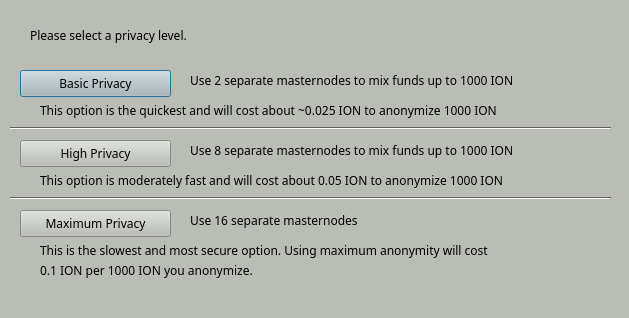
<?xml version="1.0" encoding="UTF-8"?>
<ui version="4.0">
 <class>StashedsendConfig</class>
 <widget class="QDialog" name="StashedsendConfig">
  <property name="geometry">
   <rect>
    <x>0</x>
    <y>0</y>
    <width>629</width>
    <height>318</height>
   </rect>
  </property>
  <property name="palette">
   <palette>
    <active>
     <colorrole role="WindowText">
      <brush brushstyle="SolidPattern">
       <color alpha="255">
        <red>0</red>
        <green>0</green>
        <blue>0</blue>
       </color>
      </brush>
     </colorrole>
     <colorrole role="Button">
      <brush brushstyle="SolidPattern">
       <color alpha="255">
        <red>186</red>
        <green>189</green>
        <blue>182</blue>
       </color>
      </brush>
     </colorrole>
     <colorrole role="Light">
      <brush brushstyle="SolidPattern">
       <color alpha="255">
        <red>255</red>
        <green>255</green>
        <blue>255</blue>
       </color>
      </brush>
     </colorrole>
     <colorrole role="Midlight">
      <brush brushstyle="SolidPattern">
       <color alpha="255">
        <red>220</red>
        <green>222</green>
        <blue>218</blue>
       </color>
      </brush>
     </colorrole>
     <colorrole role="Dark">
      <brush brushstyle="SolidPattern">
       <color alpha="255">
        <red>93</red>
        <green>94</green>
        <blue>91</blue>
       </color>
      </brush>
     </colorrole>
     <colorrole role="Mid">
      <brush brushstyle="SolidPattern">
       <color alpha="255">
        <red>124</red>
        <green>126</green>
        <blue>121</blue>
       </color>
      </brush>
     </colorrole>
     <colorrole role="Text">
      <brush brushstyle="SolidPattern">
       <color alpha="255">
        <red>0</red>
        <green>0</green>
        <blue>0</blue>
       </color>
      </brush>
     </colorrole>
     <colorrole role="BrightText">
      <brush brushstyle="SolidPattern">
       <color alpha="255">
        <red>255</red>
        <green>255</green>
        <blue>255</blue>
       </color>
      </brush>
     </colorrole>
     <colorrole role="ButtonText">
      <brush brushstyle="SolidPattern">
       <color alpha="255">
        <red>0</red>
        <green>0</green>
        <blue>0</blue>
       </color>
      </brush>
     </colorrole>
     <colorrole role="Base">
      <brush brushstyle="SolidPattern">
       <color alpha="255">
        <red>255</red>
        <green>255</green>
        <blue>255</blue>
       </color>
      </brush>
     </colorrole>
     <colorrole role="Window">
      <brush brushstyle="SolidPattern">
       <color alpha="255">
        <red>186</red>
        <green>189</green>
        <blue>182</blue>
       </color>
      </brush>
     </colorrole>
     <colorrole role="Shadow">
      <brush brushstyle="SolidPattern">
       <color alpha="255">
        <red>0</red>
        <green>0</green>
        <blue>0</blue>
       </color>
      </brush>
     </colorrole>
     <colorrole role="AlternateBase">
      <brush brushstyle="SolidPattern">
       <color alpha="255">
        <red>220</red>
        <green>222</green>
        <blue>218</blue>
       </color>
      </brush>
     </colorrole>
     <colorrole role="ToolTipBase">
      <brush brushstyle="SolidPattern">
       <color alpha="255">
        <red>255</red>
        <green>255</green>
        <blue>220</blue>
       </color>
      </brush>
     </colorrole>
     <colorrole role="ToolTipText">
      <brush brushstyle="SolidPattern">
       <color alpha="255">
        <red>0</red>
        <green>0</green>
        <blue>0</blue>
       </color>
      </brush>
     </colorrole>
    </active>
    <inactive>
     <colorrole role="WindowText">
      <brush brushstyle="SolidPattern">
       <color alpha="255">
        <red>0</red>
        <green>0</green>
        <blue>0</blue>
       </color>
      </brush>
     </colorrole>
     <colorrole role="Button">
      <brush brushstyle="SolidPattern">
       <color alpha="255">
        <red>186</red>
        <green>189</green>
        <blue>182</blue>
       </color>
      </brush>
     </colorrole>
     <colorrole role="Light">
      <brush brushstyle="SolidPattern">
       <color alpha="255">
        <red>255</red>
        <green>255</green>
        <blue>255</blue>
       </color>
      </brush>
     </colorrole>
     <colorrole role="Midlight">
      <brush brushstyle="SolidPattern">
       <color alpha="255">
        <red>220</red>
        <green>222</green>
        <blue>218</blue>
       </color>
      </brush>
     </colorrole>
     <colorrole role="Dark">
      <brush brushstyle="SolidPattern">
       <color alpha="255">
        <red>93</red>
        <green>94</green>
        <blue>91</blue>
       </color>
      </brush>
     </colorrole>
     <colorrole role="Mid">
      <brush brushstyle="SolidPattern">
       <color alpha="255">
        <red>124</red>
        <green>126</green>
        <blue>121</blue>
       </color>
      </brush>
     </colorrole>
     <colorrole role="Text">
      <brush brushstyle="SolidPattern">
       <color alpha="255">
        <red>0</red>
        <green>0</green>
        <blue>0</blue>
       </color>
      </brush>
     </colorrole>
     <colorrole role="BrightText">
      <brush brushstyle="SolidPattern">
       <color alpha="255">
        <red>255</red>
        <green>255</green>
        <blue>255</blue>
       </color>
      </brush>
     </colorrole>
     <colorrole role="ButtonText">
      <brush brushstyle="SolidPattern">
       <color alpha="255">
        <red>0</red>
        <green>0</green>
        <blue>0</blue>
       </color>
      </brush>
     </colorrole>
     <colorrole role="Base">
      <brush brushstyle="SolidPattern">
       <color alpha="255">
        <red>255</red>
        <green>255</green>
        <blue>255</blue>
       </color>
      </brush>
     </colorrole>
     <colorrole role="Window">
      <brush brushstyle="SolidPattern">
       <color alpha="255">
        <red>186</red>
        <green>189</green>
        <blue>182</blue>
       </color>
      </brush>
     </colorrole>
     <colorrole role="Shadow">
      <brush brushstyle="SolidPattern">
       <color alpha="255">
        <red>0</red>
        <green>0</green>
        <blue>0</blue>
       </color>
      </brush>
     </colorrole>
     <colorrole role="AlternateBase">
      <brush brushstyle="SolidPattern">
       <color alpha="255">
        <red>220</red>
        <green>222</green>
        <blue>218</blue>
       </color>
      </brush>
     </colorrole>
     <colorrole role="ToolTipBase">
      <brush brushstyle="SolidPattern">
       <color alpha="255">
        <red>255</red>
        <green>255</green>
        <blue>220</blue>
       </color>
      </brush>
     </colorrole>
     <colorrole role="ToolTipText">
      <brush brushstyle="SolidPattern">
       <color alpha="255">
        <red>0</red>
        <green>0</green>
        <blue>0</blue>
       </color>
      </brush>
     </colorrole>
    </inactive>
    <disabled>
     <colorrole role="WindowText">
      <brush brushstyle="SolidPattern">
       <color alpha="255">
        <red>93</red>
        <green>94</green>
        <blue>91</blue>
       </color>
      </brush>
     </colorrole>
     <colorrole role="Button">
      <brush brushstyle="SolidPattern">
       <color alpha="255">
        <red>186</red>
        <green>189</green>
        <blue>182</blue>
       </color>
      </brush>
     </colorrole>
     <colorrole role="Light">
      <brush brushstyle="SolidPattern">
       <color alpha="255">
        <red>255</red>
        <green>255</green>
        <blue>255</blue>
       </color>
      </brush>
     </colorrole>
     <colorrole role="Midlight">
      <brush brushstyle="SolidPattern">
       <color alpha="255">
        <red>220</red>
        <green>222</green>
        <blue>218</blue>
       </color>
      </brush>
     </colorrole>
     <colorrole role="Dark">
      <brush brushstyle="SolidPattern">
       <color alpha="255">
        <red>93</red>
        <green>94</green>
        <blue>91</blue>
       </color>
      </brush>
     </colorrole>
     <colorrole role="Mid">
      <brush brushstyle="SolidPattern">
       <color alpha="255">
        <red>124</red>
        <green>126</green>
        <blue>121</blue>
       </color>
      </brush>
     </colorrole>
     <colorrole role="Text">
      <brush brushstyle="SolidPattern">
       <color alpha="255">
        <red>93</red>
        <green>94</green>
        <blue>91</blue>
       </color>
      </brush>
     </colorrole>
     <colorrole role="BrightText">
      <brush brushstyle="SolidPattern">
       <color alpha="255">
        <red>255</red>
        <green>255</green>
        <blue>255</blue>
       </color>
      </brush>
     </colorrole>
     <colorrole role="ButtonText">
      <brush brushstyle="SolidPattern">
       <color alpha="255">
        <red>93</red>
        <green>94</green>
        <blue>91</blue>
       </color>
      </brush>
     </colorrole>
     <colorrole role="Base">
      <brush brushstyle="SolidPattern">
       <color alpha="255">
        <red>186</red>
        <green>189</green>
        <blue>182</blue>
       </color>
      </brush>
     </colorrole>
     <colorrole role="Window">
      <brush brushstyle="SolidPattern">
       <color alpha="255">
        <red>186</red>
        <green>189</green>
        <blue>182</blue>
       </color>
      </brush>
     </colorrole>
     <colorrole role="Shadow">
      <brush brushstyle="SolidPattern">
       <color alpha="255">
        <red>0</red>
        <green>0</green>
        <blue>0</blue>
       </color>
      </brush>
     </colorrole>
     <colorrole role="AlternateBase">
      <brush brushstyle="SolidPattern">
       <color alpha="255">
        <red>186</red>
        <green>189</green>
        <blue>182</blue>
       </color>
      </brush>
     </colorrole>
     <colorrole role="ToolTipBase">
      <brush brushstyle="SolidPattern">
       <color alpha="255">
        <red>255</red>
        <green>255</green>
        <blue>220</blue>
       </color>
      </brush>
     </colorrole>
     <colorrole role="ToolTipText">
      <brush brushstyle="SolidPattern">
       <color alpha="255">
        <red>0</red>
        <green>0</green>
        <blue>0</blue>
       </color>
      </brush>
     </colorrole>
    </disabled>
   </palette>
  </property>
  <property name="font">
   <font>
    <family>Sawasdee</family>
   </font>
  </property>
  <property name="windowTitle">
   <string>Configure Stashedsend</string>
  </property>
  <widget class="QPushButton" name="buttonBasic">
   <property name="geometry">
    <rect>
     <x>20</x>
     <y>70</y>
     <width>151</width>
     <height>27</height>
    </rect>
   </property>
   <property name="text">
    <string>Basic Privacy</string>
   </property>
  </widget>
  <widget class="QPushButton" name="buttonHigh">
   <property name="geometry">
    <rect>
     <x>20</x>
     <y>140</y>
     <width>151</width>
     <height>27</height>
    </rect>
   </property>
   <property name="text">
    <string>High Privacy</string>
   </property>
  </widget>
  <widget class="QPushButton" name="buttonMax">
   <property name="geometry">
    <rect>
     <x>20</x>
     <y>210</y>
     <width>151</width>
     <height>27</height>
    </rect>
   </property>
   <property name="text">
    <string>Maximum Privacy</string>
   </property>
  </widget>
  <widget class="QLabel" name="label">
   <property name="geometry">
    <rect>
     <x>30</x>
     <y>20</y>
     <width>571</width>
     <height>31</height>
    </rect>
   </property>
   <property name="text">
    <string>Please select a privacy level.</string>
   </property>
  </widget>
  <widget class="QLabel" name="label_2">
   <property name="geometry">
    <rect>
     <x>190</x>
     <y>70</y>
     <width>421</width>
     <height>21</height>
    </rect>
   </property>
   <property name="text">
    <string>Use 2 separate masternodes to mix funds up to 1000 ION</string>
   </property>
  </widget>
  <widget class="QLabel" name="label_3">
   <property name="geometry">
    <rect>
     <x>190</x>
     <y>140</y>
     <width>411</width>
     <height>21</height>
    </rect>
   </property>
   <property name="text">
    <string>Use 8 separate masternodes to mix funds up to 1000 ION</string>
   </property>
  </widget>
  <widget class="QLabel" name="label_4">
   <property name="geometry">
    <rect>
     <x>190</x>
     <y>210</y>
     <width>421</width>
     <height>21</height>
    </rect>
   </property>
   <property name="text">
    <string>Use 16 separate masternodes</string>
   </property>
  </widget>
  <widget class="QLabel" name="label_6">
   <property name="geometry">
    <rect>
     <x>40</x>
     <y>100</y>
     <width>561</width>
     <height>21</height>
    </rect>
   </property>
   <property name="text">
    <string>This option is the quickest and will cost about ~0.025 ION to anonymize 1000 ION</string>
   </property>
  </widget>
  <widget class="QLabel" name="label_7">
   <property name="geometry">
    <rect>
     <x>40</x>
     <y>170</y>
     <width>561</width>
     <height>21</height>
    </rect>
   </property>
   <property name="text">
    <string>This option is moderately fast and will cost about 0.05 ION to anonymize 1000 ION</string>
   </property>
  </widget>
  <widget class="QLabel" name="label_8">
   <property name="geometry">
    <rect>
     <x>40</x>
     <y>240</y>
     <width>561</width>
     <height>21</height>
    </rect>
   </property>
   <property name="text">
    <string>This is the slowest and most secure option. Using maximum anonymity will cost</string>
   </property>
  </widget>
  <widget class="QLabel" name="label_9">
   <property name="geometry">
    <rect>
     <x>40</x>
     <y>260</y>
     <width>561</width>
     <height>21</height>
    </rect>
   </property>
   <property name="text">
    <string>0.1 ION per 1000 ION you anonymize.</string>
   </property>
  </widget>
  <widget class="Line" name="line">
   <property name="geometry">
    <rect>
     <x>10</x>
     <y>120</y>
     <width>601</width>
     <height>16</height>
    </rect>
   </property>
   <property name="orientation">
    <enum>Qt::Horizontal</enum>
   </property>
  </widget>
  <widget class="Line" name="line_2">
   <property name="geometry">
    <rect>
     <x>10</x>
     <y>190</y>
     <width>601</width>
     <height>16</height>
    </rect>
   </property>
   <property name="orientation">
    <enum>Qt::Horizontal</enum>
   </property>
  </widget>
 </widget>
 <resources/>
 <connections/>
</ui>
